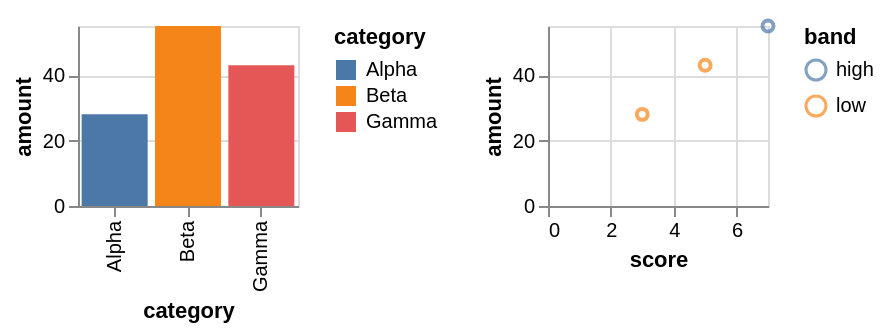

This figure's Vega-Lite source:
### Vega-Lite specification from a JSON file in a GitHub repository (floating-point values rounded to 4 significant figures)
{"$schema": "https://vega.github.io/schema/vega-lite/v5.json", "description": "Two plots whose colour scales are resolved apart, so each carries its own key.", "data": {"values": [{"category": "Alpha", "amount": 28, "score": 3, "band": "low"}, {"category": "Beta", "amount": 55, "score": 7, "band": "high"}, {"category": "Gamma", "amount": 43, "score": 5, "band": "low"}]}, "resolve": {"scale": {"color": "independent"}}, "hconcat": [{"width": 110, "height": 90, "mark": "bar", "encoding": {"x": {"field": "category", "type": "nominal"}, "y": {"field": "amount", "type": "quantitative"}, "color": {"field": "category", "type": "nominal"}}}, {"width": 110, "height": 90, "mark": "point", "encoding": {"x": {"field": "score", "type": "quantitative"}, "y": {"field": "amount", "type": "quantitative"}, "color": {"field": "band", "type": "nominal"}}}]}
